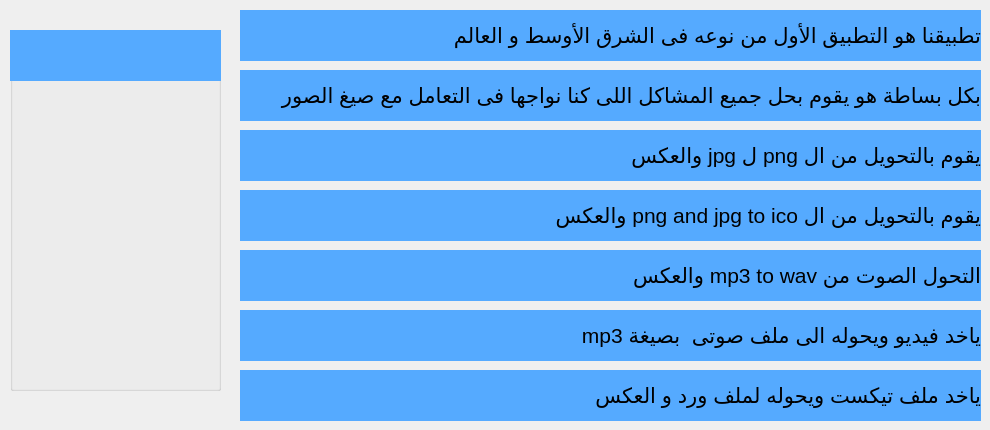
    <widget class="QWidget" name="tab_4">
     <attribute name="title">
      <string>  معلومات عن التطبيق   </string>
     </attribute>
     <widget class="QLabel" name="label_6">
      <property name="geometry">
       <rect>
        <x>240</x>
        <y>10</y>
        <width>741</width>
        <height>51</height>
       </rect>
      </property>
      <property name="font">
       <font>
        <pointsize>16</pointsize>
       </font>
      </property>
      <property name="styleSheet">
       <string notr="true">background-color: rgb(85, 170, 255);</string>
      </property>
      <property name="text">
       <string>تطبيقنا هو التطبيق الأول من نوعه فى الشرق الأوسط و العالم </string>
      </property>
     </widget>
     <widget class="QLabel" name="label_7">
      <property name="geometry">
       <rect>
        <x>240</x>
        <y>70</y>
        <width>741</width>
        <height>51</height>
       </rect>
      </property>
      <property name="font">
       <font>
        <pointsize>16</pointsize>
       </font>
      </property>
      <property name="styleSheet">
       <string notr="true">background-color: rgb(85, 170, 255);</string>
      </property>
      <property name="text">
       <string>بكل بساطة هو يقوم بحل جميع المشاكل اللى كنا نواجها فى التعامل مع صيغ الصور</string>
      </property>
     </widget>
     <widget class="QLabel" name="label_16">
      <property name="geometry">
       <rect>
        <x>240</x>
        <y>130</y>
        <width>741</width>
        <height>51</height>
       </rect>
      </property>
      <property name="font">
       <font>
        <pointsize>16</pointsize>
       </font>
      </property>
      <property name="styleSheet">
       <string notr="true">background-color: rgb(85, 170, 255);</string>
      </property>
      <property name="text">
       <string>يقوم بالتحويل من ال png ل jpg والعكس</string>
      </property>
     </widget>
     <widget class="QLabel" name="label_17">
      <property name="geometry">
       <rect>
        <x>240</x>
        <y>190</y>
        <width>741</width>
        <height>51</height>
       </rect>
      </property>
      <property name="font">
       <font>
        <pointsize>16</pointsize>
       </font>
      </property>
      <property name="styleSheet">
       <string notr="true">background-color: rgb(85, 170, 255);</string>
      </property>
      <property name="text">
       <string>يقوم بالتحويل من ال png and jpg to ico والعكس</string>
      </property>
     </widget>
     <widget class="QLabel" name="label_18">
      <property name="geometry">
       <rect>
        <x>240</x>
        <y>250</y>
        <width>741</width>
        <height>51</height>
       </rect>
      </property>
      <property name="font">
       <font>
        <pointsize>16</pointsize>
       </font>
      </property>
      <property name="styleSheet">
       <string notr="true">background-color: rgb(85, 170, 255);</string>
      </property>
      <property name="text">
       <string>التحول الصوت من mp3 to wav والعكس</string>
      </property>
     </widget>
     <widget class="QLabel" name="label_19">
      <property name="geometry">
       <rect>
        <x>240</x>
        <y>310</y>
        <width>741</width>
        <height>51</height>
       </rect>
      </property>
      <property name="font">
       <font>
        <pointsize>16</pointsize>
       </font>
      </property>
      <property name="styleSheet">
       <string notr="true">background-color: rgb(85, 170, 255);</string>
      </property>
      <property name="text">
       <string>ياخد فيديو ويحوله الى ملف صوتى  بصيغة mp3</string>
      </property>
     </widget>
     <widget class="QLabel" name="label_20">
      <property name="geometry">
       <rect>
        <x>240</x>
        <y>370</y>
        <width>741</width>
        <height>51</height>
       </rect>
      </property>
      <property name="font">
       <font>
        <pointsize>16</pointsize>
       </font>
      </property>
      <property name="styleSheet">
       <string notr="true">background-color: rgb(85, 170, 255);</string>
      </property>
      <property name="text">
       <string>ياخد ملف تيكست ويحوله لملف ورد و العكس </string>
      </property>
     </widget>
     <widget class="QGroupBox" name="groupBox_5">
      <property name="geometry">
       <rect>
        <x>10</x>
        <y>30</y>
        <width>211</width>
        <height>361</height>
       </rect>
      </property>
      <property name="title">
       <string/>
      </property>
      <widget class="QLabel" name="label_21">
       <property name="geometry">
        <rect>
         <x>0</x>
         <y>0</y>
         <width>211</width>
         <height>51</height>
        </rect>
       </property>
       <property name="font">
        <font>
         <pointsize>16</pointsize>
        </font>
       </property>
       <property name="styleSheet">
        <string notr="true">background-color: rgb(85, 170, 255);</string>
       </property>
       <property name="text">
        <string/>
       </property>
      </widget>
      <widget class="QLabel" name="label_22">
       <property name="geometry">
        <rect>
         <x>-40</x>
         <y>-40</y>
         <width>341</width>
         <height>421</height>
        </rect>
       </property>
       <property name="text">
        <string/>
       </property>
       <property name="pixmap">
        <pixmap>icons/paper.png</pixmap>
       </property>
      </widget>
     </widget>
    </widget>
